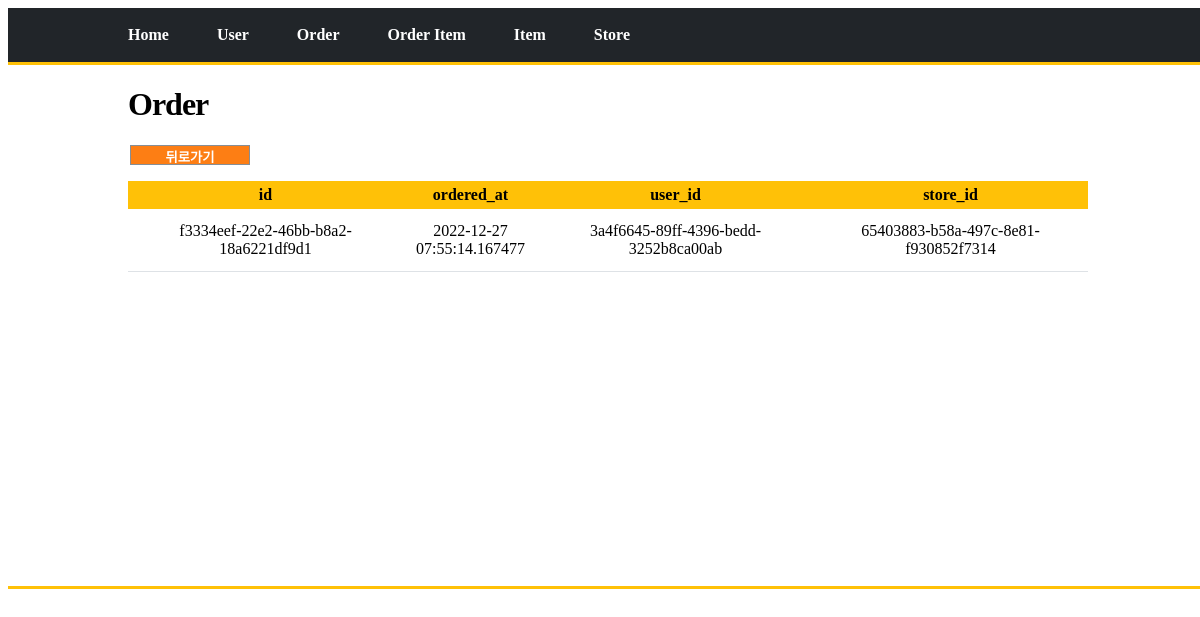
Screenshot of /order/board/detail?id=f3334eef-22e2-46bb-b8a2-18a6221df9d1 with the database file from the repository.
### tables this page shows
CREATE TABLE "order" (
        id TEXT PRIMARY KEY,
        ordered_at TEXT NOT NULL,
        user_id TEXT NOT NULL,
        store_id TEXT NOT NULL,
        FOREIGN KEY(user_id) REFERENCES user(id),
        FOREIGN KEY(store_id) REFERENCES store(id)
);

### view/order_view.py (the view)
@order_bp.route("/board/detail")
def order_board_detail():
    print('----------------------------view-order : @order_bp.route("/order/board/detail")')
    id = request.args.get("id", type=str)
    data = order_service.read_id(id)
    response = render_template("order/board/detail.html", data = data)
    return response

### service/execute_sql_service/execute_sql_service.py (called while the page is built)
    def get_conn_cursor(self) :
        conn = sqlite3.connect("db/crm.db")
        cursor = conn.cursor()
        return conn, cursor

    def execute_sql(self, type_, sql, args = None) :
        conn, cursor = self.get_conn_cursor()
        result = None
        if (type_ == DML.SELECT) or (type_ == DML.SELECTONE) :
            result = None
            if type_ == DML.SELECT :
                result = self.fetchall_as_dict(cursor, sql, args)
            else :
                result = self.fetchone_as_dict(cursor, sql, args)
            conn.close()
            return result
        else :
            cursor.execute(sql, args)
            conn.commit()
        conn.close()

    def fetchone_as_dict(self, cursor, sql, args):
        cursor.execute(sql, args)
        columns = [column[0] for column in cursor.description]  #[컬럼명, ...]
        row = cursor.fetchone()
        result = {}
        for i, r in enumerate(row):
            result[columns[i]] = r  # key : value = column : column value
        return result

### service/execute_sql_service/order_execute_sql_service.py (called while the page is built)
    def read_id(self, id):
        print('----------------------------service-order : read_id()')
        sql = """SELECT * FROM "order" WHERE id = ?"""
        args = (id,)
        result = self.execute_sql(DML.SELECTONE, sql, args)
        return result

### templates/order/board/detail.html (shortened to what this page needs)
<!DOCTYPE html>
<html lang="ko">
<head>
</head>
    <body>
        <div id="root">
            <header>
                <nav class="nav">
                    <ul>
                        <li><a href="/">Home</a></li>
                        <li><a href="/user/board/list">User</a></li>
                        <li><a href="/order/board/list">Order</a></li>
                        <li><a href="/order-item/board/list">Order Item</a></li>
                        <li><a href="/item/board/list">Item</a></li>
                        <li><a href="/store/board/list">Store</a></li>
                    </ul>
                </nav>
            </header>
            <div class="border"> </div>
            <main id = "main">
                <h1 class="board_name">Order</h1>
                <section class="main_content">
                    <div class="detail_content">
                        <div class="back_btn">
                            <button onclick="window.history.back()">뒤로가기</button>
                        </div>
                        <table>
                            <col width="30%"></col>
                            <col width="10%"></col>
                            <col width="30%"></col>
                            <col width="30%"></col>
                            <tr>
                                {% for header in data.keys() %}
                                <th>{{header}}</th>
                                {% endfor %}
                            </tr>
                            <tr>
                                {% for value in data.values() %}
                                <td>{{value}}</td>
                                {% endfor %}
                            </tr>
                        </table>
                    </div>
                </section>
            </main>
        <div class="border" style="margin-bottom:50px;"> </div>
    </div>
    </body>
</html>

### templates/order/board/detail.html (style rules this page uses)
:root { --bs-blue: #0d6efd; --bs-indigo: #6610f2; --bs-purple: #6f42c1; --bs-pink: #d63384; --bs-red: #dc3545; --bs-orange: #fd7e14; --bs-yellow: #ffc107; --bs-green: #198754; --bs-teal: #20c997; --bs-cyan: #0dcaf0; --bs-white: #fff; --bs-gray: #868e96; --bs-gray-dark: #343a40; --bs-gray-100: #f1f3f5; --bs-gray-200: #e9ecef; --bs-gray-300: #dee2e6; --bs-gray-400: #ced4da; --bs-gray-500: #adb5bd; --bs-gray-600: #868e96; --bs-gray-700: #495057; --bs-gray-800: #343a40; --bs-gray-900: #212529; --bs-primary: #00c471; --bs-secondary: #343a40; --bs-success: #198754; --bs-info: #0d6efd; --bs-warning: #ffc107; --bs-danger: #dc3545; --bs-light: #f1f3f5; --bs-dark: #212529; --bs-body-bg: #fff; }
html, body { width: 100%; }
a { text-decoration: none; color : inherit; }
li { list-style: none; }
nav.nav ul { margin : 0 auto; display: flex; justify-content: flex-start; padding: 1.5% 10%; }
.border { border-bottom: 3px solid var(--bs-warning); }
nav.nav ul li { margin-right : 5%; }
nav.nav { background-color: var(--bs-dark); color : var(--bs-white); font-weight : 800; cursor: pointer; }
main#main { width: 80%; margin : 0 auto; min-height: 500px; }
.board_name { font-weight: 800;letter-spacing: -1px; }
.detail_content table { width:100%; margin-top : 15px; border-collapse : collapse; }
.detail_content table th { background-color: var(--bs-yellow); padding : 5px; }
.detail_content table td { background-color: var(--bs-white); padding : 13px; text-align: center; border-bottom: 1px solid var(--bs-gray-300); }
div.back_btn { width: 220px; margin: 1% 0 0 2px; }
div.back_btn button { cursor: pointer; width: 120px; height: 100px; background-color: var(--bs-orange); color: var(--bs-white); text-align: center; height: 20px; font-weight: 600; border: 1px solid var(--bs-gray-600); }

### rows the page displays
order: id "f3334eef-22e2-46bb-b8a2-18a6221df9d1", ordered_at "2022-12-27 07:55:14.167477", user "3a4f6645-89ff-4396-bedd-3252b8ca00ab", store "65403883-b58a-497c-8e81-f930852f7314"

### other values shown
{{ header }} "id" "ordered_at" "user_id" "store_id"
